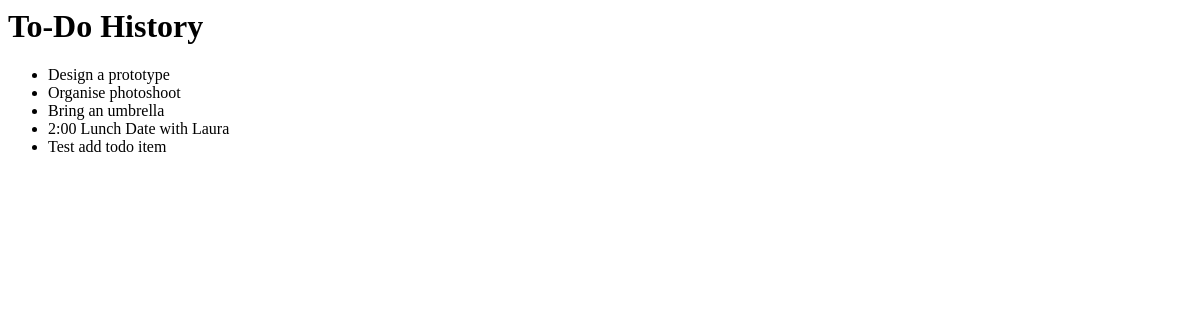
/todohist/ (signed in), run on an earlier commit of the app's database.
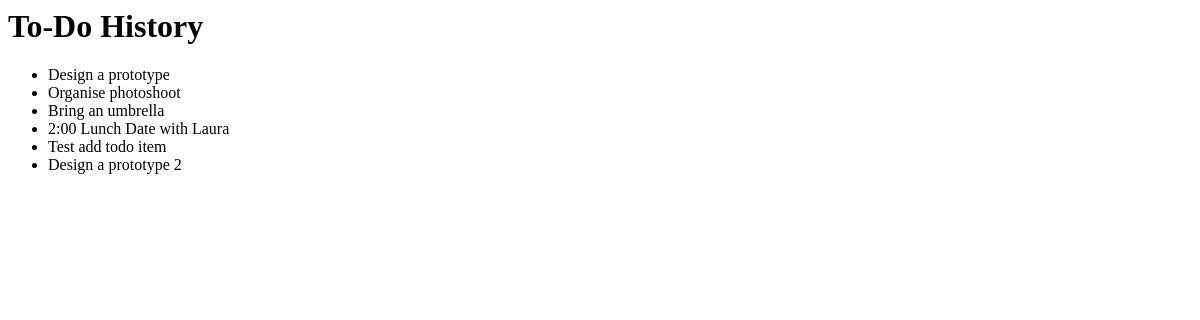
And on a later commit of the database.
### todo/models.py (models this page shows)
class ToDoHistory(models.Model):
    content = models.TextField()

### todo/views.py (the view)
# urls.py: path('todohist/', ToDoHistView),
@login_required
def ToDoHistView(request):
    hist_item = ToDoHistory.objects.all()
    return render(request, 'todohist.html', {'all_items': hist_item})

### templates/todohist.html
<h1>To-Do History</h1>
<ul name= "List of Archived Items">
    {% for hist_item in all_items %}
    <li>
        {{hist_item.content}}
    </li>
    {% endfor %}
</ul>

What changed in the data, as far as the page shows it:
added ToDoHistory: content "Design a prototype 2"
